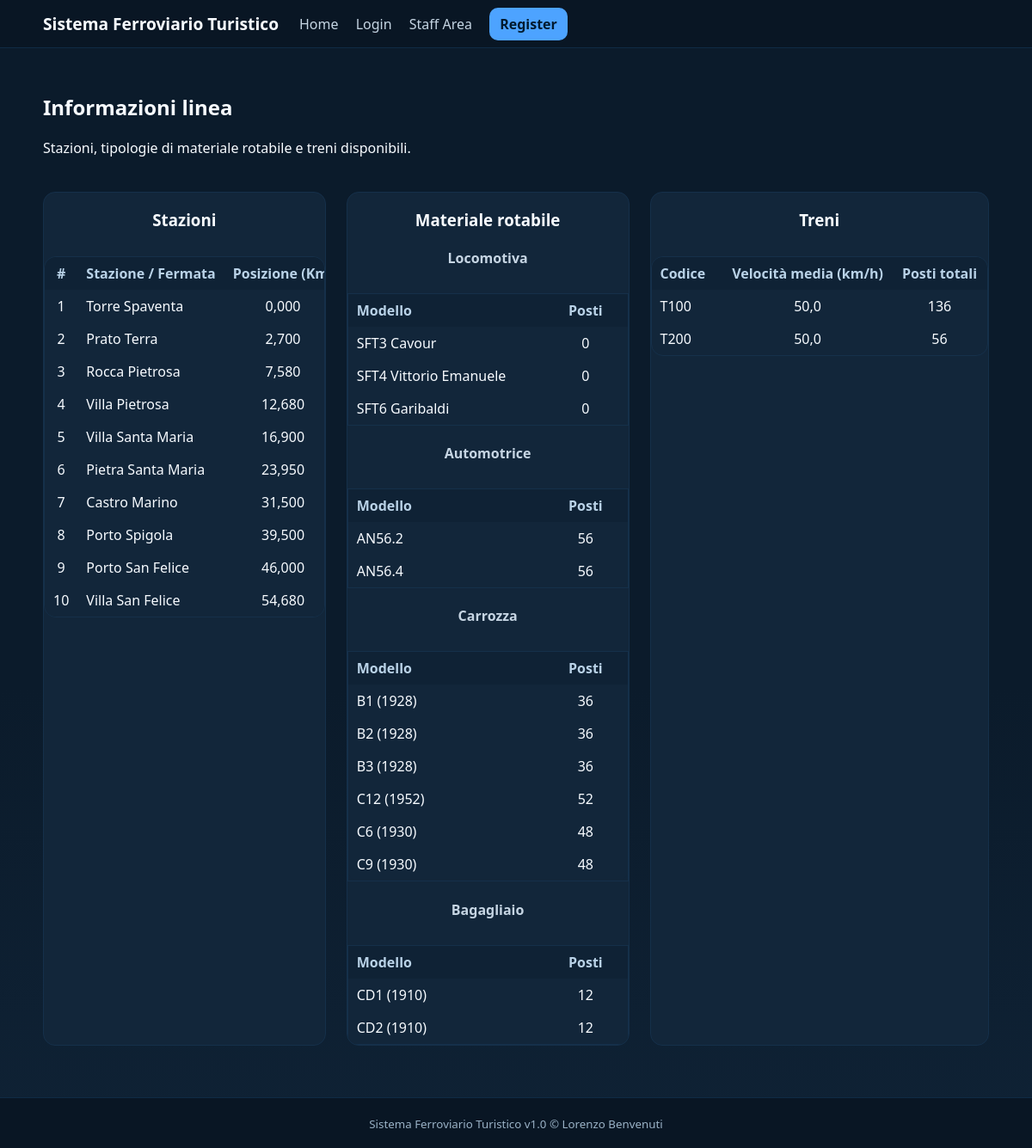
The app's page /sft/public/info_linea.php with its own data.
### tables this page shows
CREATE TABLE IF NOT EXISTS p1_stazioni (
  id_stazione INT AUTO_INCREMENT PRIMARY KEY,
  nome VARCHAR(100) NOT NULL,
  km_progressivo DECIMAL(6,3) NOT NULL
);

CREATE TABLE IF NOT EXISTS p1_materiale_rotabile (
  id_mezzo INT AUTO_INCREMENT PRIMARY KEY,
  tipo ENUM('Locomotiva','Carrozza','Automotrice','Bagagliaio') NOT NULL,
  modello VARCHAR(50) NOT NULL,
  posti INT NOT NULL DEFAULT 0
);

CREATE TABLE IF NOT EXISTS p1_treni (
  id_treno INT AUTO_INCREMENT PRIMARY KEY,
  codice VARCHAR(20) NOT NULL UNIQUE,
  velocita_media DECIMAL(5,2) NOT NULL DEFAULT 50.00,
  posti_totali INT NOT NULL DEFAULT 0
);

### sft/includes/functions.php (called while the page is built, shortened)
<?php
require_once __DIR__ . '/../config/db_config.php';
function q($sql, $params = [], $types = '')
{
  global $conn;
  $stmt = $conn->prepare($sql);
  $stmt->execute();
  return $stmt;
}

### sft/public/info_linea.php (the view, shortened to what this page needs)
<?php
require_once __DIR__ . '/../includes/functions.php';
require_once __DIR__ . '/../includes/header.php';
?>
<section class="hero">
  <h2>Informazioni linea</h2>
  <p>Stazioni, tipologie di materiale rotabile e treni disponibili.</p>
</section>
<section class="content info-linea">
  <div class="stack">
    <div class="panel">
      <h3>Stazioni</h3>
      <?php
      $stazioni = q("SELECT nome, km_progressivo FROM p1_stazioni ORDER BY km_progressivo ASC")->get_result();
      if ($stazioni && $stazioni->num_rows > 0): ?>
        <table class="table table-stazioni">
          <colgroup>
            <col style="width:70px">
            <col style="width:65%">
            <col style="width:35%">
          </colgroup>
          <thead>
            <tr>
              <th>#</th>
              <th>Stazione / Fermata</th>
              <th>Posizione (Km)</th>
            </tr>
          </thead>
          <tbody>
            <?php $i = 1;
            while ($s = $stazioni->fetch_assoc()): ?>
              <tr>
                <td><?php echo $i++; ?></td>
                <td><?php echo htmlspecialchars($s['nome']); ?></td>
                <td><?php echo number_format((float)$s['km_progressivo'], 3, ',', '.'); ?></td>
              </tr>
            <?php endwhile; ?>
          </tbody>
        </table>
      <?php else: ?>
        <p><em>Nessuna stazione presente.</em></p>
      <?php endif; ?>
    </div>
    <div class="panel">
      <h3>Materiale rotabile</h3>
      <?php
      $res = q("SELECT tipo, modello, posti FROM p1_materiale_rotabile ORDER BY
                  FIELD(tipo,'Locomotiva','Automotrice','Carrozza','Bagagliaio'), modello ASC")->get_result();
      if ($res && $res->num_rows > 0):
        $gruppi = [];
        while ($row = $res->fetch_assoc()) {
          $gruppi[$row['tipo']][] = $row;
        }
      ?>
        <div class="table-scroll">
          <?php $i = 0;
          foreach ($gruppi as $tipo => $items): $i++; ?>
            <div class="subtab<?php echo $i === 1 ? ' active' : ''; ?>" data-tipo="<?php echo htmlspecialchars($tipo); ?>">
              <h4 class="muted"><?php echo htmlspecialchars($tipo); ?></h4>
              <table class="table table-tipologie">
                <colgroup>
                  <col style="width:70%">
                  <col style="width:30%">
                </colgroup>
                <thead>
                  <tr>
                    <th>Modello</th>
                    <th>Posti</th>
                  </tr>
                </thead>
                <tbody>
                  <?php foreach ($items as $it): ?>
                    <tr>
                      <td><?php echo htmlspecialchars($it['modello']); ?></td>
                      <td><?php echo (int)$it['posti']; ?></td>
                    </tr>
                  <?php endforeach; ?>
                </tbody>
              </table>
            </div>
          <?php endforeach; ?>
        </div>
      <?php
      else: ?>
        <p><em>Nessun materiale rotabile presente.</em></p>
      <?php endif; ?>
    </div>
    <div class="panel">
      <h3>Treni</h3>
      <?php
      $treni = q("SELECT codice, velocita_media, posti_totali FROM p1_treni ORDER BY codice ASC")->get_result();
      if ($treni && $treni->num_rows > 0): ?>
        <table class="table table-treni">
          <colgroup>
            <col style="width:34%">
            <col style="width:33%">
            <col style="width:33%">
          </colgroup>
          <thead>
            <tr>
              <th>Codice</th>
              <th>Velocità media (km/h)</th>
              <th>Posti totali</th>
            </tr>
          </thead>
          <tbody>
            <?php while ($t = $treni->fetch_assoc()): ?>
              <tr>
                <td><?php echo htmlspecialchars($t['codice']); ?></td>
                <td><?php echo number_format((float)$t['velocita_media'], 1, ',', '.'); ?></td>
                <td><?php echo (int)$t['posti_totali']; ?></td>
              </tr>
            <?php endwhile; ?>
          </tbody>
        </table>
      <?php else: ?>
        <p><em>Nessun treno presente.</em></p>
      <?php endif; ?>
    </div>
  </div>
</section>
<?php require_once __DIR__ . '/../includes/footer.php'; ?>

### sft/includes/header.php (shortened to what this page needs)
<!doctype html>
<html lang="en">
<head>
  <link href="../assets/css/style.css" rel="stylesheet">
</head>
<body class="<?= isset($PAGE_CLASS) ? $PAGE_CLASS : '' ?>">
  <header class="app-header">
    <div class="container">
      <h1><?= APP_NAME ?></h1>
      <nav>
        <?php if (!empty($_SESSION['user']) && in_array($_SESSION['user']['ruolo'], [RUOLO_ADMIN, RUOLO_ESERCIZIO], true)): ?>
          <?php if ($_SESSION['user']['ruolo'] === RUOLO_ADMIN): ?>
            <a href="backoffice_admin.php">Admin Backoffice</a>
          <?php else: ?>
            <a href="backoffice_esercizio.php">Operations Backoffice</a>
          <?php endif; ?>
          <a href="logout.php" class="btn">Logout</a>
        <?php else: ?>
            <a href="index.php">Home</a>
            <?php if (!empty($_SESSION['user'])): ?>
              <?php if ($_SESSION['user']['ruolo'] === RUOLO_UTENTE): ?>
                <a href="acquisto.php">Buy Tickets</a>
              <?php endif; ?>
              <?php if ($_SESSION['user']['ruolo'] === RUOLO_ADMIN): ?>
                <a href="backoffice_admin.php">Backoffice Admin</a>
              <?php endif; ?>
              <?php if ($_SESSION['user']['ruolo'] === RUOLO_ESERCIZIO): ?>
                <a href="backoffice_esercizio.php">Operations Backoffice</a>
              <?php endif; ?>
              <a href="logout.php" class="btn">Logout</a>
            <?php else: ?>
              <a href="login.php">Login</a>
              <a href="login.php?area=1">Staff Area</a>
              <a href="register.php" class="btn">Register</a>
            <?php endif; ?>
          <?php endif; ?>
      </nav>
    </div>
  </header>
  <main class="container <?= isset($PAGE_CLASS) ? $PAGE_CLASS : "" ?>">

### sft/includes/footer.php
</main>
<footer class="app-footer">
  <div class="container">
    <small><?= APP_NAME ?> v<?= APP_VERSION ?> © Lorenzo Benvenuti</small>
  </div>
</footer>
</body>
</html>

### sft/assets/css/style.css (style rules this page uses)
:root { --bg: #0b1b2b; --fg: #f7fbff; --muted: #c6d5e3; --card: #12263a; --accent: #4da3ff; --ok: #20b16a; --err: #e05656; --header-h: 56px; --gap-section: 24px; --gap-field: 12px; }
* { box-sizing: border-box; }
html, body { height: 100%; }
body { font-family: system-ui, -apple-system, Segoe UI, Roboto, Ubuntu, "Helvetica Neue", Arial; margin: 0; color: var(--fg); background: linear-gradient(180deg, #0b1b2b, #0b1b2b 60%, #0f2235); display: flex; flex-direction: column; }
.container { width: min(1100px, 92%); margin: 0 auto; }
.app-header { background: #091624; border-bottom: 1px solid #0f2b45; position: fixed; top: 0; left: 0; right: 0; z-index: 100; }
.app-header h1 { font-size: 1.2rem; margin: 0; }
.app-header .container { display: flex; align-items: center; gap: 24px; padding: 14px 0; }
nav a { color: var(--muted); text-decoration: none; margin-right: 16px; }
.btn { background: var(--accent); color: #001a2e; padding: 8px 12px; border-radius: 10px; font-weight: 600; text-decoration: none; border: 0; cursor: pointer; }
main.container { flex: 1; padding: calc(var(--header-h) + 8px) 0 60px; }
.hero { padding: 24px 0; }
.card, .panel, .form, .table { width: 100%; width: 100%; overflow-x: auto; background: var(--card); border: 1px solid #15304a; border-radius: 14px; color: var(--fg); }
.table { width: 100%; overflow-x: auto; overflow-y: visible; margin-top: 30px; }
.app-footer { padding: 18px 0; background: #091624; border-top: 1px solid #0f2b45; text-align: center; color: #9ab2c6; margin-top: auto; }
body { display: flex; flex-direction: column; }
main { flex: 1; }
table { width: 100%; border-collapse: collapse; table-layout: auto; overflow-x: auto; display: block; }
table th, table td { padding: 8px 10px; white-space: nowrap; }
table th { background-color: #f2f2f2; font-weight: bold; }
table td { max-width: 250px; }

### sft/public/info_linea.php (style rules this page uses)
.info-linea { --gap: 24px; text-align: center; }
.info-linea .stack { display: grid; grid-template-columns: repeat(3, minmax(0, 1fr)); gap: var(--gap); align-items: stretch; }
@media (max-width: 1200px) { .info-linea .stack { grid-template-columns: repeat(2, minmax(0, 1fr)); } }
.info-linea .table-scroll { flex: 1 1 auto; }
.info-linea .muted { color: var(--muted); }
.info-linea .subtab { display: none; }
.info-linea .subtab.active { display: block; }
@media (min-width: 781px) { .info-linea .stack { grid-template-columns: 1fr 1fr 1.12fr; } }
.info-linea .subtab table.table { width: 100%; table-layout: auto; }
.info-linea .subtab thead th { background: #0f2235; color: #b9d2e7; font-weight: 600; }
.info-linea .subtab table.table { width: 100% !important; table-layout: auto; }
.info-linea .subtab table.table colgroup col:first-child { width: auto; }
.info-linea .subtab table.table colgroup col:last-child { width: 140px; }
.info-linea .table { width: 100%; }
.info-linea .table thead th { background: #0f2235; color: #b9d2e7; font-weight: 600; }
.info-linea .table th, .info-linea .table td { text-align: center; }
.info-linea .table-stazioni th:nth-child(2), .info-linea .table-stazioni td:nth-child(2) { text-align: left; }
.info-linea .table-tipologie th:first-child, .info-linea .table-tipologie td:first-child { text-align: left; }
.info-linea .table-treni th:first-child, .info-linea .table-treni td:first-child { text-align: left; }
.info-linea .table-scroll { width: 100%; }
@media (min-width: 781px) { .info-linea .stack { grid-template-columns: 1fr 1fr 1.2fr; } }
.info-linea .table { width: 100%; table-layout: fixed; }
.info-linea .table th, .info-linea .table td { white-space: nowrap; overflow: hidden; text-overflow: ellipsis; }
.info-linea .subtab { display: block; width: 100%; }
.info-linea .subtab .table { display: table; width: 100% !important; table-layout: fixed !important; }
.info-linea .subtab .table thead th, .info-linea .subtab .table tbody td { white-space: nowrap; overflow: hidden; text-overflow: ellipsis; }
.info-linea .table-tipologie colgroup col:first-child { width: 70% !important; }
.info-linea .table-tipologie colgroup col:last-child { width: 30% !important; }

### records on screen
p1_stazioni: nome "Torre Spaventa", km_progressivo "0,000"
p1_stazioni: nome "Prato Terra", km_progressivo "2,700"
p1_stazioni: nome "Rocca Pietrosa", km_progressivo "7,580"
p1_stazioni: nome "Villa Pietrosa", km_progressivo "12,680"
p1_stazioni: nome "Villa Santa Maria", km_progressivo "16,900"
p1_stazioni: nome "Pietra Santa Maria", km_progressivo "23,950"
p1_stazioni: nome "Castro Marino", km_progressivo "31,500"
p1_stazioni: nome "Porto Spigola", km_progressivo "39,500"
p1_stazioni: nome "Porto San Felice", km_progressivo "46,000"
p1_stazioni: nome "Villa San Felice", km_progressivo "54,680"
p1_materiale_rotabile: modello "SFT3 Cavour", posti "0"
p1_materiale_rotabile: modello "SFT4 Vittorio Emanuele", posti "0"
p1_materiale_rotabile: modello "SFT6 Garibaldi", posti "0"
p1_materiale_rotabile: modello "AN56.2", posti "56"
p1_materiale_rotabile: modello "AN56.4", posti "56"
p1_materiale_rotabile: modello "B1 (1928)", posti "36"
p1_materiale_rotabile: modello "B2 (1928)", posti "36"
p1_materiale_rotabile: modello "B3 (1928)", posti "36"
p1_materiale_rotabile: modello "C12 (1952)", posti "52"
p1_materiale_rotabile: modello "C6 (1930)", posti "48"
p1_materiale_rotabile: modello "C9 (1930)", posti "48"
p1_materiale_rotabile: modello "CD1 (1910)", posti "12"
p1_materiale_rotabile: modello "CD2 (1910)", posti "12"
p1_treni: codice "T100", velocita_media "50,0", posti_totali "136"
p1_treni: codice "T200", velocita_media "50,0", posti_totali "56"

### other values on screen
APP_NAME "Sistema Ferroviario Turistico"
$tipo "Locomotiva"
$tipo "Automotrice"
$tipo "Carrozza"
$tipo "Bagagliaio"
APP_VERSION "1.0"
